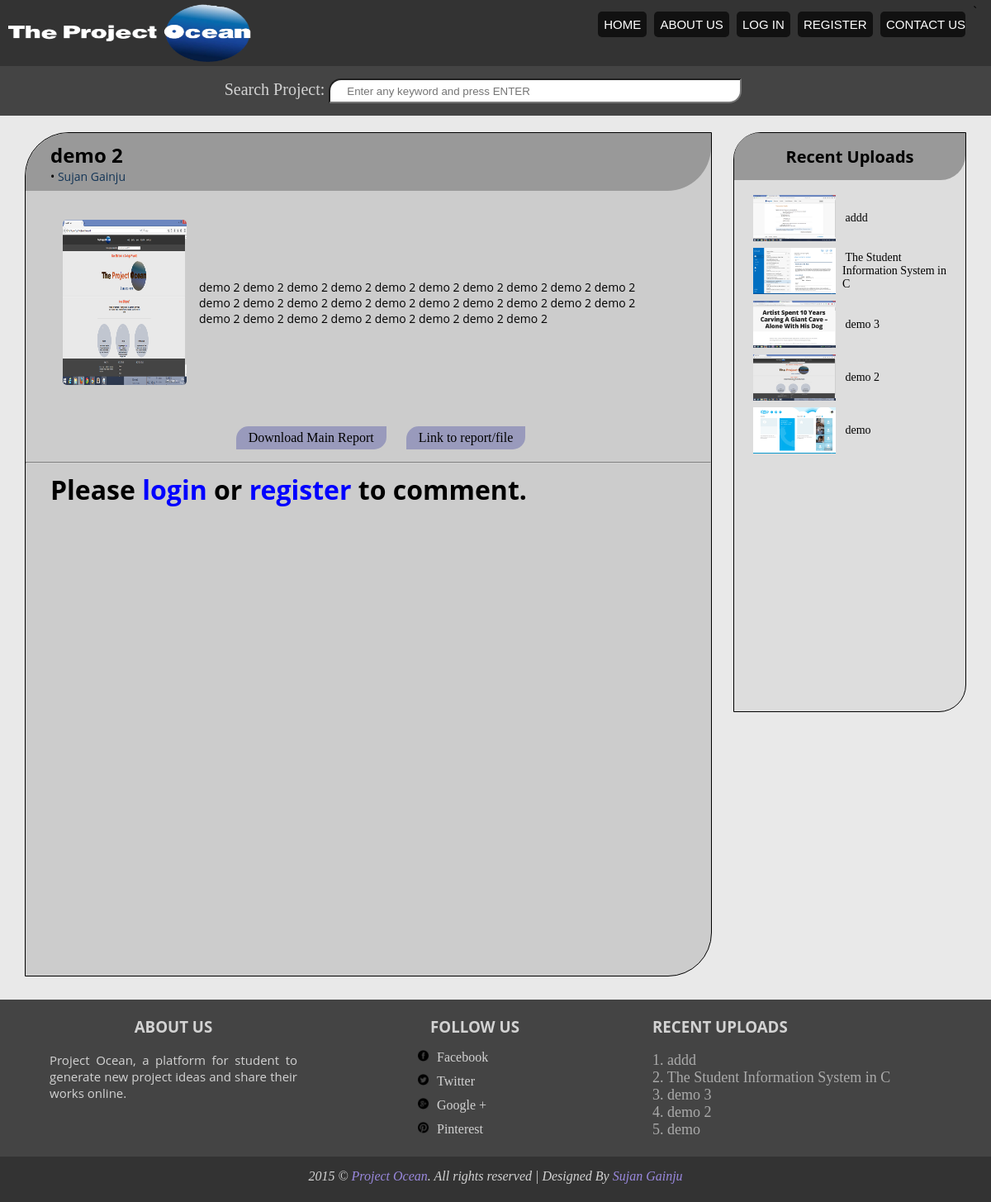
Before: /post.php?project_id=14 with the older database file.
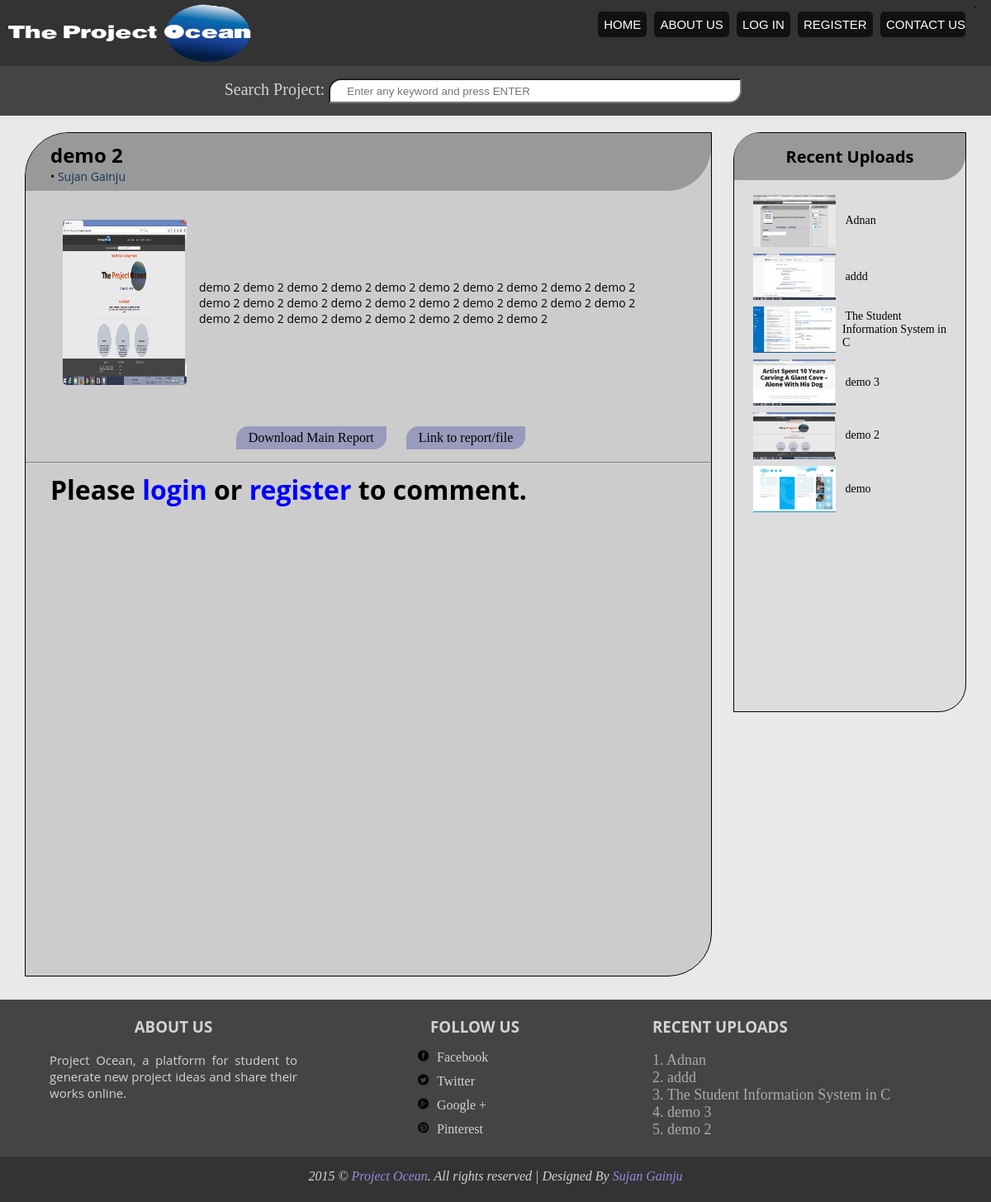
After: the same page with the newer database file.
### tables this page shows
CREATE TABLE IF NOT EXISTS `projects` (
  `project_id` int(4) NOT NULL,
  `title` varchar(255) NOT NULL,
  `description` text NOT NULL,
  `catagory` varchar(255) NOT NULL,
  `image` varchar(255) NOT NULL,
  `mainfile` varchar(255) NOT NULL,
  `filelink` varchar(255) NOT NULL,
  `user_id` int(4) NOT NULL,
  `date` timestamp NOT NULL DEFAULT CURRENT_TIMESTAMP
);

### class/database.php (called while the page is built, shortened)
<?php
class database
{
	private $host;
	private $username;
	private $password;
	function __construct()
	{
		$this->host = "localhost";
		$this->username = "root";
		$this->password = "mysql";
		$this->database = "project";
	}
	 private function connect()
	{
		$this->con = mysql_connect($this->host, $this->username, $this->password);
		return($this->con);
	}
}
?>

### class/itemClass.php (called while the page is built, shortened)
<?php
class itemClass extends database{
		public function exec($sql){
			if(empty($sql)){
				return mysql_error();
			}
			else{
				return mysql_query($sql);
			}
		}
		public function viewrecent(){
			$sql="select * from projects,user where projects.user_id=user.user_id order by projects.date desc limit 0,10";
			return $this->exec($sql);
		}
		public function viewfooter(){
			$sql="select * from projects,user where projects.user_id=user.user_id order by projects.date desc limit 0,5";
			return $this->exec($sql);
		}
		public function viewpost($id){
			$sql="select * from projects,user where projects.project_id='$id'";
			return $this->exec($sql);
		}
}
$item = new itemClass();
?>

### post.php (the view, shortened to what this page needs)
<?php
	include_once("class/classes.php");
	$id=$_GET['project_id'];
	$query=$item->viewpost($id);
	$query=mysql_fetch_array($query);
	$dat=$item->viewrecent();
?>
<html>
<head>
	<link rel="stylesheet" type="text/css" href="css/style.css">
</head>
<body>
		<?php
			include("include/search_bar.php");
		?>
<body>
<div class="content">
	<div class="wrapper">
		<div class="ppost">
			<div class="ptitle">
				<h2> <?php echo $query['title']; ?></h2>
				<p> &bull;&nbsp;<a href="profile.php?user_id=<?php echo $query['user_id']; ?>"><?php echo $query['firstname'];?> <?php echo $query['lastname']; ?> </a> </p>
			</div>
			<div class="pbody">
				<div class="pcontent">
					<table width=100% cellspacing=15>
						<tr>
							<td><a href="up_image/<?PHP echo $query['image'];?>">
								<?PHP $imgName = $query['image']; ?>
								<img class="img" src="up_image/<?PHP echo $imgName;?>" width="150px" height="200px">
								</a>
							</td>
							<td> <p>	<?php echo $query['description']; ?> </p> </td>
						</tr>
					</table>
				</div>
			</div>
			<div class="files">
				<a class="btn" href="up_file/<?PHP echo $query['mainfile'];?>">Download Main Report</a>&nbsp;&nbsp;&nbsp;&nbsp;&nbsp;
				<a class="btn" href="<?PHP echo $query['filelink']; ?>"> Link to report/file</a>
			</div>
			<hr/>
			<div class="comment">
				<?php if(isset($_SESSION['uname']))
					{
				?>
					<h3><u>Comments: </u></h3></br>
					<form name="comment" method="post" action="">
						<textarea class="dtext" cols=60 name="comment" placeholder="Comments" value="" required maxlength="70"> </textarea>
						<input type="submit" name="sbtn" class="btn" value="Comment"><br/><br/>
					</form>
				<?php
				}
				else{
				?>
				<h1> Please <a href="login.php">login</a> or <a href="register.php">register</a> to comment. </h1> </br>
			<?php
				}
			?>
			</div>
		</div>
		<div class="right-sidebar">
			<div class="rtitle">
				<h4>Recent Uploads </h4>
			</div>
			<div class="ptitle">
				<table width=100% cellspacing=8>
					<?php
						while($data=mysql_fetch_array($dat)){
					?>
						<tr>
						<td><a href="post.php?project_id=<?PHP echo $data['project_id']; ?>" title="<?php echo $data['title']; ?>">
							<img  class="himg"  src="up_image/<?php echo $data['image']; ?>" width="100px"></a></td>
						<td><a href="post.php?project_id=<?PHP echo $data['project_id']; ?>">&nbsp;<?php echo $data['title']; ?></a></td>
						</tr>
					<?php
						}
					?>
				</table>
			</div>
		</div>
	</div>
</div>
    <?php
		include("include/footer.php");
	?>
</body>
</html>

### include/footer.php
<?php
	include_once("class/itemClass.php");
	$query=$item->viewfooter();
?>
<footer>
        	<div class="subfooter">
				<div class="wrapper">
					<div class="about" id="about">
						<h3 align="center">ABOUT US </h3>
						<br>
						<p> Project Ocean, a platform for student to generate new project ideas and share their works online. </p>
					</div>
					<div class="social">
						<h3 align="center">FOLLOW US</h3>
						<ul class="list">
							<li><a href="#"> <img class="himg" src="image/facebook.png" width="15px">Facebook</a></li>
							<li><a href="#"><img class="himg"  src="image/twitter.png" width="15px">Twitter</a></li>
							<li><a href="#"><img class="himg"  src="image/google.png" width="15px">Google +</a></li>
							<li><a href="#"><img class="himg"  src="image/pinterest.png" width="15px">Pinterest</a></li>
						</ul>
					</div>
					<div class="recent_upload">
						<h3 >RECENT UPLOADS</h3></br>
						<?php $i=0;?>
						<?php
							while($data=mysql_fetch_array($query)){
						?>
						<div class="recent">
							<a href="post.php?project_id=<?PHP echo $data['project_id']; ?>"><?php echo ++$i.'.'; ?> <?php echo $data['title']; ?></a>
						</div>
						<?php
							}
						?>
					</div>
				</div>
			</div>
			<div class="mainfooter">
				<div class="wrapper">
					<address> 2015 &copy; <a href="index.php" style="color:#98d;">Project Ocean</a>. All rights reserved | Designed By <a href="www.facebook.com/imsujan276" style="color:#98d;" target="_blank">Sujan Gainju</a></address>
				</div>
			</div>
		</footer>

Changed rows visible on the page:
no longer on one of the page's lists (row unchanged): projects: title "demo"
added projects: image (picture), title "Adnan"
